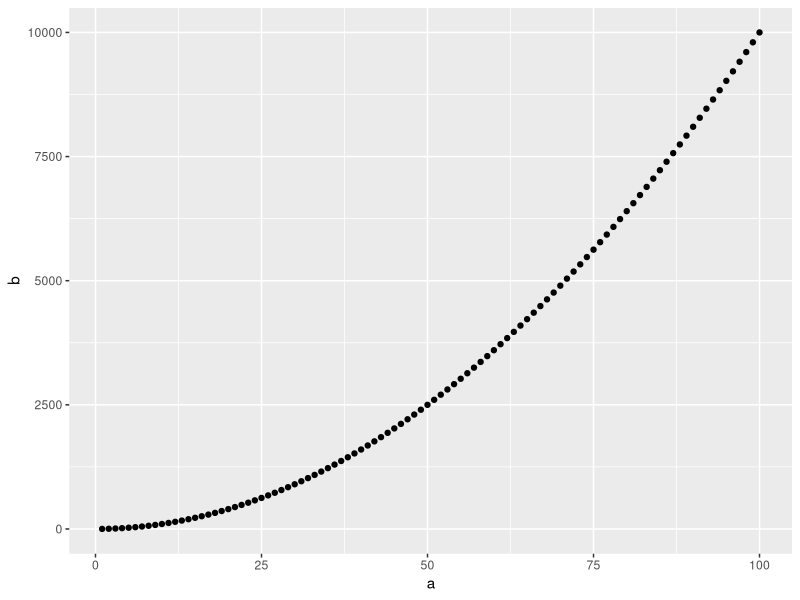

Generate this figure with R:
## ---- chunk 1
knitr::opts_chunk$set(echo = TRUE)
knitr::opts_chunk$set(fig.path = '../images')
## ---- chunk 2
install.packages("tidyverse", repos = "http://cran.us.r-project.org")
library(tidyverse)
## ---- chunk 3
df <- tibble(a = 1:100) %>%
  mutate(b = a^2)
ggplot(data=df, mapping = aes(x=a, y=b)) +
  geom_point()
